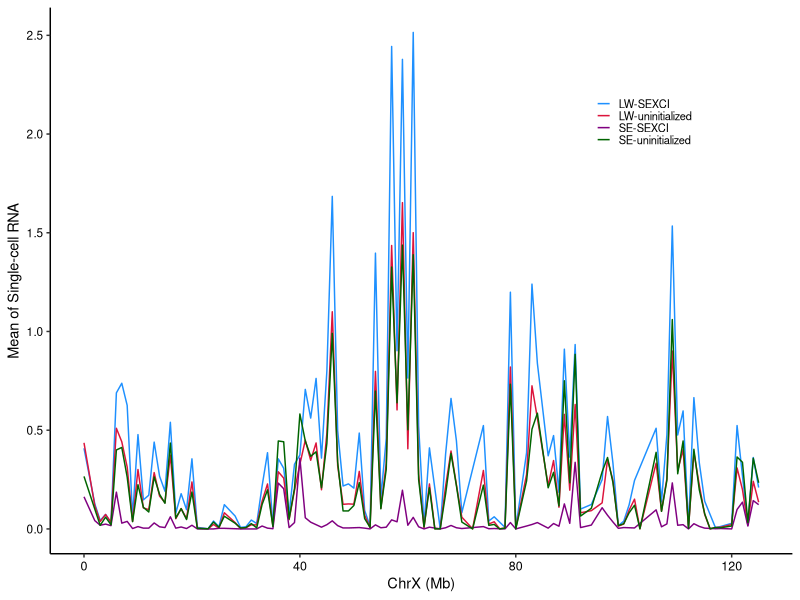
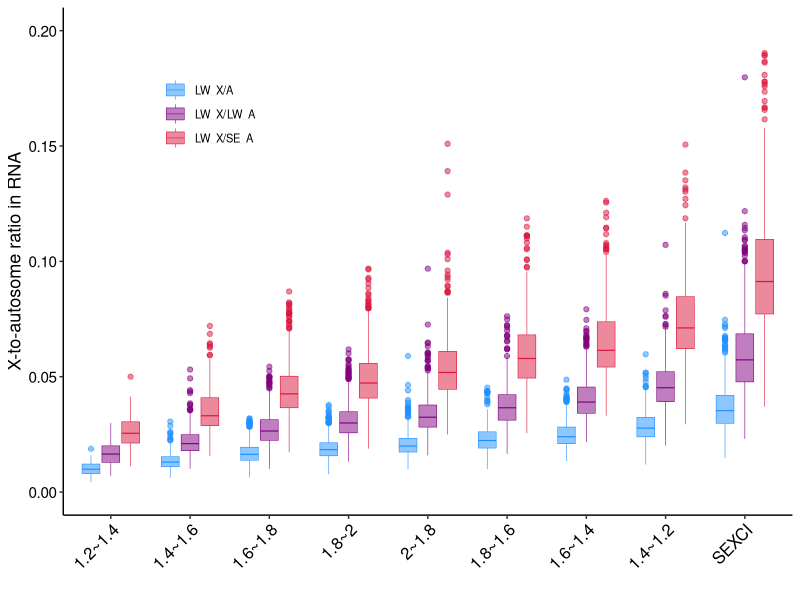
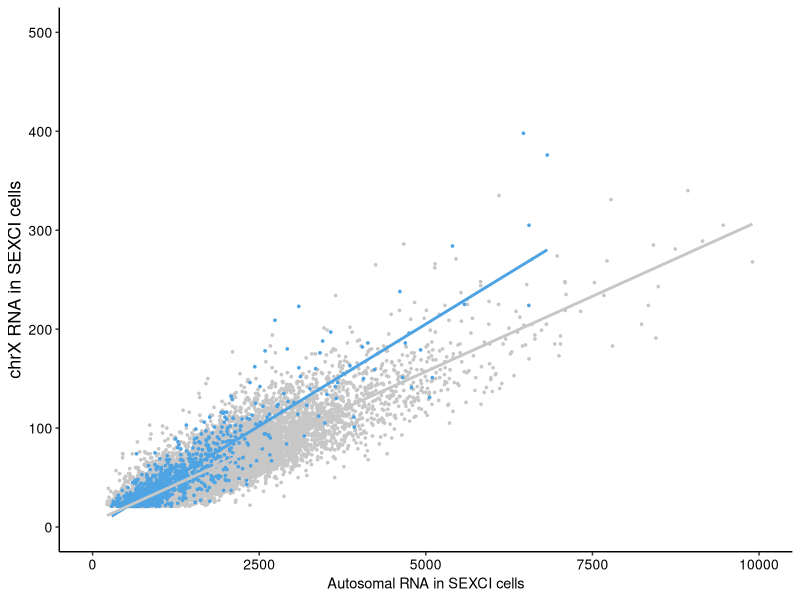
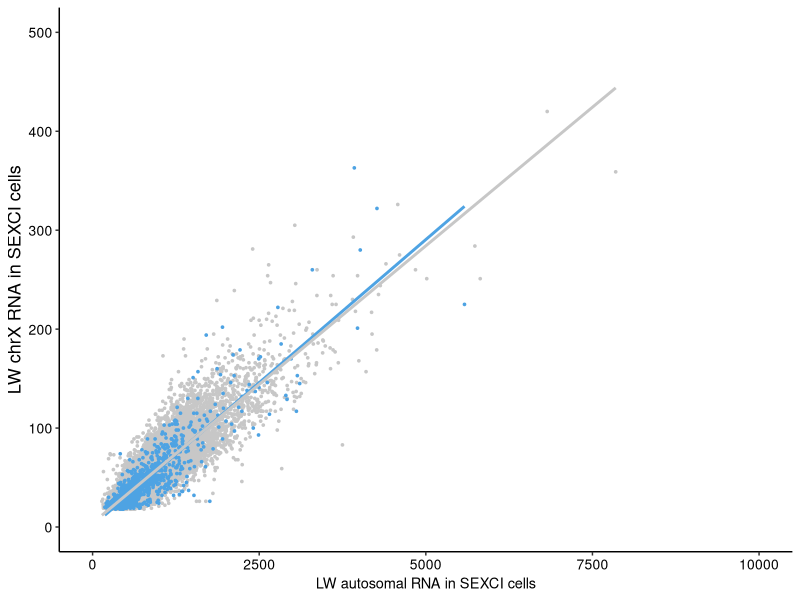
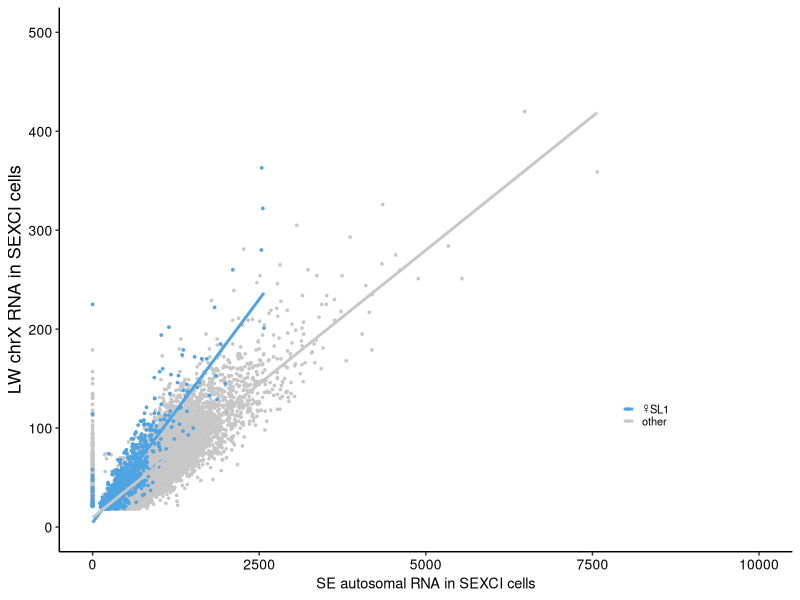
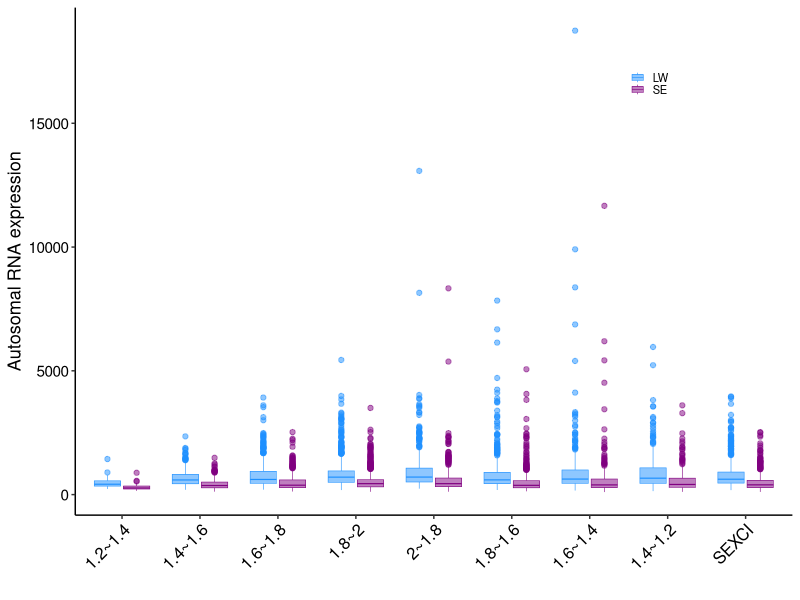

Recreate these plots in R, in order. (Note: this script raises an error after producing the figures.)
require(ggplot2)
library(sqldf)
p <- read.csv('../data/Figure2E_G.csv')
#Figure2E
plot2E=ggplot(data=p,
              aes(y=(X_LWexp+X_SEexp),x=(A_LWexp+A_SEexp),
                  col=co))+
  geom_point(size=0.6)+
  xlim(0,10000)+
  ylim(0,500)+
  # stat_boxplot(geom = "errorbar", width=0.1,size=0.66)+
  # geom_boxplot(aes(fill=XCI),alpha=0.26,size=0.2)+
  # geom_jitter(shape=16,position = position_jitter(0.08),size=3)+
  scale_color_manual(values = c('other'='#C7C7C7',"♀SL1"='#4EA3E3'))+#
  geom_smooth(method = "lm",se=F)+
  # scale_fill_manual(values = c('LL'='#800080','SL'='#8175CB','LS'='#FF755F','SS'='#1E90FF'))+##FF755F
  # scale_color_manual(values = c('LL'='#800080','SL'='#8175CB','LS'='#FF755F','SS'='#1E90FF'))+
  # scale_color_gradient(low='#434343', high = '#009B95')+
  # scale_x_continuous(breaks=c(1:19),labels = c(1:18,expression(X)))+
  # ylim(0.5,0.7)+
  xlab("Autosomal RNA in SEXCI cells")+
  ylab('chrX RNA in SEXCI cells')+
  theme_classic()+
  guides(scale="none")+
  theme(
    legend.position = 'none',
    panel.background = element_rect(fill = "transparent",colour = "NA"),
    panel.grid.minor = element_blank(),
    panel.grid.major = element_blank(),
    plot.background = element_rect(fill = "transparent",colour = NA),
    axis.line.x = element_line(color="black"),
    axis.line.y = element_line(color="black"),
    axis.text.x = element_text(size = 10,colour = 'black'),
    axis.text.y = element_text(size = 10,colour = 'black'),
    axis.title.x = element_text(size =10.5),
    axis.title.y = element_text(size = 13),
    plot.title = element_text(size = 9,hjust = 0.5),
    strip.text = element_text(face = "bold",size = rel(0.8)),
    strip.background = element_rect(colour = "black",size = 1),
    # axis.title=element_text(size=28,hjust = 0.5),
    legend.text = element_text(size = 8, color = "black"),
    legend.title = element_text(size = 0, color = "black")
  )

#Figure2F
plot2F=ggplot(data=p,
              aes(y=(X_LWexp),x=(A_LWexp),
                  col=co))+
  geom_point(size=0.6)+
  xlim(0,10000)+
  ylim(0,500)+
  # stat_boxplot(geom = "errorbar", width=0.1,size=0.66)+
  # geom_boxplot(aes(fill=XCI),alpha=0.26,size=0.2)+
  # geom_jitter(shape=16,position = position_jitter(0.08),size=3)+
  # scale_color_manual(values = col)+#
  scale_color_manual(values = c('other'='#C7C7C7',"♀SL1"='#4EA3E3'))+
  geom_smooth(method = "lm",se=F)+
  # scale_fill_manual(values = c('LL'='#800080','SL'='#8175CB','LS'='#FF755F','SS'='#1E90FF'))+##FF755F
  # scale_color_manual(values = c('LL'='#800080','SL'='#8175CB','LS'='#FF755F','SS'='#1E90FF'))+
  # scale_color_gradient(low='#434343', high = '#009B95')+
  # scale_x_continuous(breaks=c(1:19),labels = c(1:18,expression(X)))+
  # ylim(0.5,0.7)+
  xlab("LW autosomal RNA in SEXCI cells")+
  ylab('LW chrX RNA in SEXCI cells')+
  theme_classic()+
  guides(scale="none")+
  theme(
    legend.position = 'none',
    panel.background = element_rect(fill = "transparent",colour = "NA"),
    panel.grid.minor = element_blank(),
    panel.grid.major = element_blank(),
    plot.background = element_rect(fill = "transparent",colour = NA),
    axis.line.x = element_line(color="black"),
    axis.line.y = element_line(color="black"),
    axis.text.x = element_text(size = 10,colour = 'black'),
    axis.text.y = element_text(size = 10,colour = 'black'),
    axis.title.x = element_text(size =10.5),
    axis.title.y = element_text(size = 13),
    plot.title = element_text(size = 9,hjust = 0.5),
    strip.text = element_text(face = "bold",size = rel(0.8)),
    strip.background = element_rect(colour = "black",size = 1),
    # axis.title=element_text(size=28,hjust = 0.5),
    legend.text = element_text(size = 8, color = "black"),
    legend.title = element_text(size = 0, color = "black")
  )

#Figure2G
plot2G=ggplot(data=p,
              aes(y=(X_LWexp),x=(A_SEexp),
                  col=co))+
  geom_point(size=0.6)+
  xlim(0,10000)+
  ylim(0,500)+
  # stat_boxplot(geom = "errorbar", width=0.1,size=0.66)+
  # geom_boxplot(aes(fill=XCI),alpha=0.26,size=0.2)+
  # geom_jitter(shape=16,position = position_jitter(0.08),size=3)+
  scale_color_manual(values = c('other'='#C7C7C7',"♀SL1"='#4EA3E3'))+
  # scale_color_manual(values = col)+#
  geom_smooth(method = "lm",se=F)+
  
  # scale_fill_manual(values = c('LL'='#800080','SL'='#8175CB','LS'='#FF755F','SS'='#1E90FF'))+##FF755F
  # scale_color_manual(values = c('LL'='#800080','SL'='#8175CB','LS'='#FF755F','SS'='#1E90FF'))+
  # scale_color_gradient(low='#434343', high = '#009B95')+
  # scale_x_continuous(breaks=c(1:19),labels = c(1:18,expression(X)))+
  # ylim(0.5,0.7)+
  xlab("SE autosomal RNA in SEXCI cells")+
  ylab('LW chrX RNA in SEXCI cells')+
  theme_classic()+
  guides(scale="none")+
  theme(
    legend.position = c(0.8,0.26),
    panel.background = element_rect(fill = "transparent",colour = "NA"),
    panel.grid.minor = element_blank(),
    panel.grid.major = element_blank(),
    plot.background = element_rect(fill = "transparent",colour = NA),
    axis.line.x = element_line(color="black"),
    axis.line.y = element_line(color="black"),
    axis.text.x = element_text(size = 10,colour = 'black'),
    axis.text.y = element_text(size = 10,colour = 'black'),
    axis.title.x = element_text(size =10.5),
    axis.title.y = element_text(size = 13),
    plot.title = element_text(size = 9,hjust = 0.5),
    strip.text = element_text(face = "bold",size = rel(0.8)),
    strip.background = element_rect(colour = "black",size = 1),
    legend.key.height = unit(.12, "inches"),
    legend.key.width = unit(.12, "inches"),
    # axis.title=element_text(size=28,hjust = 0.5),
    legend.text = element_text(size = 8, color = "black"),
    legend.title = element_text(size = 0, color = "black")
  )


p <- read.csv('../data/Figure2I.csv')
p$color <- paste(p$source,p$type,sep = '-')
cols=c('#1E90FF','#DC143C','#800080','darkgreen')
#Figure2I
Figure2I=ggplot(data=p,
                aes(x=window,y=scexp,
                    col=color))+
  # geom_hline()
  # geom_point(size=0.8)+
  geom_line(size=0.5)+
  # geom_hline(aes(yintercept=1.2), colour="blue", linetype="dashed",size=0.7)+
  # geom_hline(aes(yintercept=2.2), colour="#990000", linetype="dashed",size=0.7)+
  # geom_smooth(method='loess', alpha=0.1, size=1) +
  # geom_hline(aes(yintercept=2.8), colour="blue", linetype="dashed",size=0.7)+
  
  # stat_boxplot(geom = "errorbar", width=0.1,size=0.66)+
  # geom_boxplot(aes(fill=factor(type,levels = c('LWXCIgoing112','uninitialized112','SEXCIgoing112','SEXCI'))),alpha=0.26,size=0.66)+
  # geom_jitter(shape=16,position = position_jitter(0.45),size=0.6)+
  # geom_hline(aes(yintercept=1.2), colour="blue", linetype="dashed",size=0.7)+
  # geom_hline(aes(yintercept=2.2), colour="#990000", linetype="dashed",size=0.7)+
  # geom_hline(aes(yintercept=1.8), colour="#990000", linetype="dashed",size=0.7)+
# geom_hline(aes(yintercept=2.8), colour="blue", linetype="dashed",size=0.7)+
scale_color_manual(values = cols)+##FF755F
  # geom_line(aes(group=line), alpha=0.15,color='#04A472',position = position_jitter(0.3))+##109195" "#46B09B" "#7FCD9F" "#BBE7A5" "#F9FFAF"
  # scale_fill_manual(values = c('Autosomes'='#8175CB','chrX'='#FF755F'))+##FF755F
  # scale_color_gradient(low='red', high = '#009B95',name = 'SDAF')+#"#0B773C" "#04A472" "#70C5AC" "#ADE0D6" "#DBF2F1" "#F2FBFC"
  # scale_x_continuous(breaks=c(1:6),labels = c('LWvsSE','LWvsSE','LWvsSE','LWvsSE','SEvsLW','SEvsLW'))+
  # scale_y_continuous(limits = c(1,3),breaks=c(1,1.2,1.8,2,2.2,2.8,3),labels = c('1','1.2','1.8','2','1.8','1.2','1'))+
  # scale_y_continuous(breaks=c(1,1.2,1.8,2,2.2,2.8,3),labels = c('1','1.2','1.8','2','1.8','1.2','1'))+
  xlab("ChrX (Mb)")+
  ylab('Mean of Single-cell RNA')+
  theme_classic()+
  guides(fill="none")+
  theme(
    legend.position = c(0.8,0.8),
    panel.background = element_rect(fill = "transparent",colour = "NA"),
    panel.grid.minor = element_blank(),
    panel.grid.major = element_blank(),
    plot.background = element_rect(fill = "transparent",colour = NA),
    axis.line.x = element_line(color="black"),
    axis.line.y = element_line(color="black"),
    axis.text.x = element_text(size = 9,colour = 'black'),
    axis.text.y = element_text(size = 8.5,colour = 'black'),
    axis.title.x = element_text(size =10.5),
    axis.title.y = element_text(size = 10.5),
    plot.title = element_text(size = 9,hjust = 0.5),
    strip.text = element_text(face = "bold",size = rel(1)),
    strip.background = element_rect(colour = "black",size = 1),
    # axis.title=element_text(size=28,hjust = 0.5),
    legend.key.height = unit(.12, "inches"),
    legend.key.width = unit(.15, "inches"),
    legend.text = element_text(size = 8, color = "black"),
    legend.title = element_text(size = 0, color = "black")
  )

p <- read.csv('../data/Figure2H.csv')
cols <-c('#1E90FF','#800080')
#Figure2H
plot2H=ggplot(data=p[which(p$window!='LWXCI'),],
              aes(x=factor(window,c(paste(seq(1.2,1.8,0.2),seq(1.4,2,0.2),sep = '~'),
                                    paste(seq(2,1.4,-0.2),seq(1.8,1.2,-0.2),sep = '~'),'SEXCI')),y=Aexp,
                  col=type,fill=type))+
  # geom_point(size=0.6)+
  # stat_boxplot(geom = "errorbar", width=0.1,size=0.66)+
  geom_boxplot(aes(fill=type,col=type),alpha=0.5,size=0.2)+
  scale_color_manual(values =cols)+
  scale_fill_manual(values =cols)+
  # geom_jitter(shape=16,position = position_jitter(0.08),size=3)+
  # scale_color_manual(values = c('LW_X/A'='#1E90FF','LW_X/LW_A'='#800080','LW_X/SE_A'='#DC143C'))+##FF755F
  # scale_fill_manual(values = c('LW_X/A'='#1E90FF','LW_X/LW_A'='#800080','LW_X/SE_A'='#DC143C'))+##FF755F
  
  # scale_fill_manual(values = c('LL'='#800080','SL'='#8175CB','LS'='#FF755F','SS'='#1E90FF'))+##FF755F
  # scale_color_manual(values = c('LL'='#800080','SL'='#8175CB','LS'='#FF755F','SS'='#1E90FF'))+
  # scale_color_gradient(low='#434343', high = '#009B95')+
  # scale_x_continuous(breaks=c(1:19),labels = c(1:18,expression(X)))+
  # ylim(0,0.2)+
  xlab("")+
  ylab('Autosomal RNA expression')+
  theme_classic()+
  guides(scale="none")+
  theme(
    legend.position = c(0.8,0.86),
    panel.background = element_rect(fill = "transparent",colour = "NA"),
    panel.grid.minor = element_blank(),
    panel.grid.major = element_blank(),
    plot.background = element_rect(fill = "transparent",colour = NA),
    axis.line.x = element_line(color="black"),
    axis.line.y = element_line(color="black"),
    axis.text.x = element_text(size = 12,colour = 'black',angle = 45,hjust = 1,vjust = 1),
    axis.text.y = element_text(size = 11,colour = 'black'),
    axis.title.x = element_text(size =10.5),
    axis.title.y = element_text(size = 13),
    plot.title = element_text(size = 9,hjust = 0.5),
    strip.text = element_text(face = "bold",size = rel(0.8)),
    strip.background = element_rect(colour = "black",size = 1),
    # axis.title=element_text(size=28,hjust = 0.5),
    legend.key.height = unit(.12, "inches"),
    legend.key.width = unit(.15, "inches"),
    legend.text = element_text(size = 8, color = "black"),
    legend.title = element_text(size = 0, color = "black")
  )

p <- read.csv('../data/Figure2J.csv')
p$g <- paste(p$window,p$type,sep = '-')
#Figure2J
Figure2J=ggplot(data=p[which(p$window!='LWXCI'),],
             aes(x=factor(window,c(paste(seq(1.2,1.8,0.2),seq(1.4,2,0.2),sep = '~'),
                                   paste(seq(2,1.4,-0.2),seq(1.8,1.2,-0.2),sep = '~'),'SEXCI')),y=value,
                 col=type))+
  # geom_point(size=0.6)+
  # stat_boxplot(geom = "errorbar", width=0.1,size=0.66)+
  geom_boxplot(aes(fill=type),alpha=0.5,size=0.2)+
  # geom_jitter(shape=16,position = position_jitter(0.08),size=3)+
  scale_color_manual(values = c('LW_X/A'='#1E90FF','LW_X/LW_A'='#800080','LW_X/SE_A'='#DC143C'))+##FF755F
  scale_fill_manual(values = c('LW_X/A'='#1E90FF','LW_X/LW_A'='#800080','LW_X/SE_A'='#DC143C'))+##FF755F
  
  # scale_fill_manual(values = c('LL'='#800080','SL'='#8175CB','LS'='#FF755F','SS'='#1E90FF'))+##FF755F
  # scale_color_manual(values = c('LL'='#800080','SL'='#8175CB','LS'='#FF755F','SS'='#1E90FF'))+
  # scale_color_gradient(low='#434343', high = '#009B95')+
  # scale_x_continuous(breaks=c(1:19),labels = c(1:18,expression(X)))+
  ylim(0,0.2)+
  xlab("")+
  ylab('X-to-autosome ratio in RNA')+
  theme_classic()+
  guides(scale="none")+
  theme(
    legend.position = c(0.2,0.8),
    panel.background = element_rect(fill = "transparent",colour = "NA"),
    panel.grid.minor = element_blank(),
    panel.grid.major = element_blank(),
    plot.background = element_rect(fill = "transparent",colour = NA),
    axis.line.x = element_line(color="black"),
    axis.line.y = element_line(color="black"),
    axis.text.x = element_text(size = 12,colour = 'black',angle = 45,hjust = 1,vjust = 1),
    axis.text.y = element_text(size = 11,colour = 'black'),
    axis.title.x = element_text(size =10.5),
    axis.title.y = element_text(size = 13),
    plot.title = element_text(size = 9,hjust = 0.5),
    strip.text = element_text(face = "bold",size = rel(0.8)),
    strip.background = element_rect(colour = "black",size = 1),
    # axis.title=element_text(size=28,hjust = 0.5),
    legend.text = element_text(size = 8, color = "black"),
    legend.title = element_text(size = 0, color = "black")
  )

p <- read.csv('../data/Figure2K.csv')
p1$g <- paste(p1$window,p1$type,sep = '-')
#Figure2K
Figure2K=ggplot(data=p1[which(p1$window!='LWXCI'),],
             aes(x=factor(window,c(paste(seq(1.2,1.8,0.2),seq(1.4,2,0.2),sep = '~'),
                                   paste(seq(2,1.4,-0.2),seq(1.8,1.2,-0.2),sep = '~'),'SEXCI')),y=value,
                 col=type))+
  # geom_point(size=0.6)+
  # stat_boxplot(geom = "errorbar", width=0.1,size=0.66)+
  geom_boxplot(aes(fill=type),alpha=0.5,size=0.2)+
  # geom_jitter(shape=16,position = position_jitter(0.08),size=3)+
  scale_color_manual(values = c('SE_X/A'='#1E90FF','SE_X/LW_A'='#800080','SE_X/SE_A'='#DC143C'))+##FF755F
  scale_fill_manual(values = c('SE_X/A'='#1E90FF','SE_X/LW_A'='#800080','SE_X/SE_A'='#DC143C'))+##FF755F
  
  # scale_fill_manual(values = c('LL'='#800080','SL'='#8175CB','LS'='#FF755F','SS'='#1E90FF'))+##FF755F
  # scale_color_manual(values = c('LL'='#800080','SL'='#8175CB','LS'='#FF755F','SS'='#1E90FF'))+
  # scale_color_gradient(low='#434343', high = '#009B95')+
  # scale_x_continuous(breaks=c(1:19),labels = c(1:18,expression(X)))+
  # ylim(0,0.2)+
  xlab("")+
  ylab('X-to-autosome ratio in RNA')+
  theme_classic()+
  guides(scale="none")+
  theme(
    legend.position = c(0.84,0.88),
    panel.background = element_rect(fill = "transparent",colour = "NA"),
    panel.grid.minor = element_blank(),
    panel.grid.major = element_blank(),
    plot.background = element_rect(fill = "transparent",colour = NA),
    axis.line.x = element_line(color="black"),
    axis.line.y = element_line(color="black"),
    axis.text.x = element_text(size = 12,colour = 'black',angle = 45,hjust = 1,vjust = 1),
    axis.text.y = element_text(size = 11,colour = 'black'),
    axis.title.x = element_text(size =10.5),
    axis.title.y = element_text(size = 13),
    plot.title = element_text(size = 9,hjust = 0.5),
    strip.text = element_text(face = "bold",size = rel(0.8)),
    strip.background = element_rect(colour = "black",size = 1),
    # axis.title=element_text(size=28,hjust = 0.5),
    legend.text = element_text(size = 8, color = "black"),
    legend.title = element_text(size = 0, color = "black")
  )
